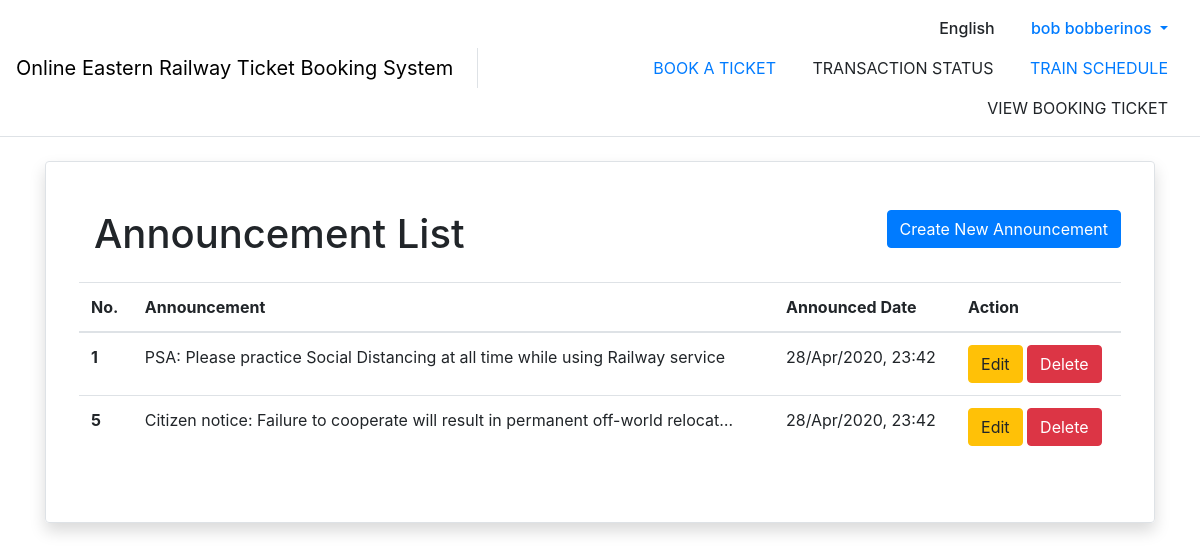
Page /announcement/ (signed in) on the earlier database version.
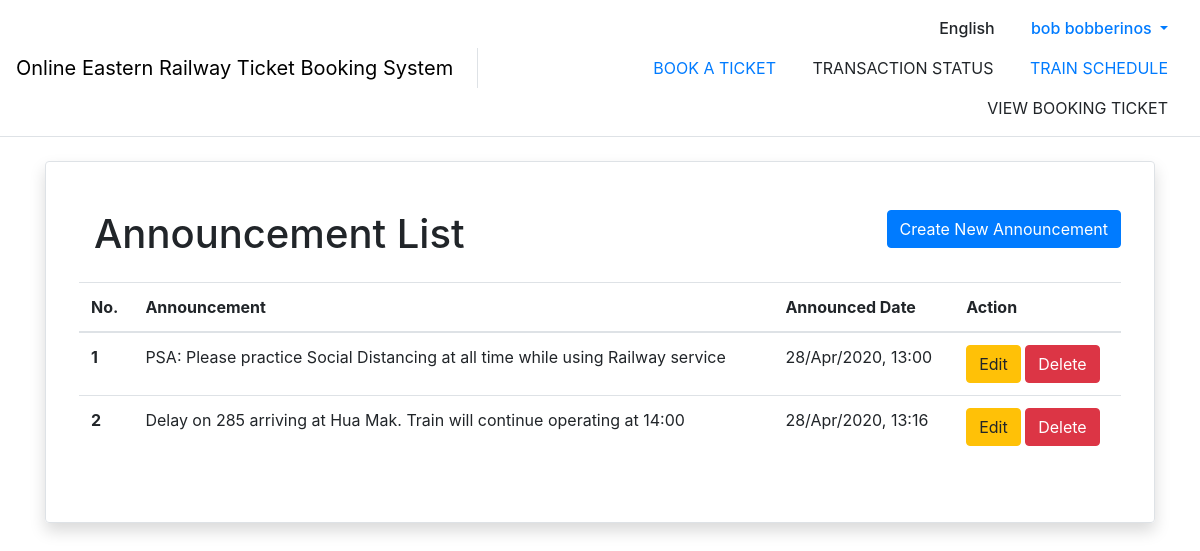
Same page on the later database version.
### announcement/models.py (models this page shows)
class Announcement(models.Model):
    announcer_user = models.ForeignKey(
        Announcer, on_delete=models.CASCADE, null=True)
    announce_text = models.TextField()
    announce_time = models.DateTimeField()
    view_count = models.IntegerField()

### announcement/views.py (the view, shortened to what this page needs)
# urls.py: path('', views.ViewAnnouncement.as_view(), name="viewAnnouncement"),
class ViewAnnouncement(LoginRequiredMixin, View):
    def get(self, request):
        context = prepare_context(request, show_navbar=True)
        user = request.user
        context['user'] = user
        account = Account.objects.get(user_id_id=user.id)
        context['announcement'] = Announcement.objects.filter(announcer_user_id=account.id)
        return render(request, 'announcement/viewAnnouncement.html', context=context)

### account/utils.py (called while the page is built)
def prepare_context(request, show_navbar=True):
    context = {
        'show_navbar': show_navbar
    }
    if request.user.is_authenticated:
        user = User.objects.get(username=request.user.username)
        context['current_user'] = user
    return context

### announcement/templates/announcement/viewAnnouncement.html (shortened to what this page needs)
{% extends "base.html" %}
{% load static %}
{% block content %}
  <div class="my-4">
    <div class="w-100 rounded border shadow p-5">
      <div class="row">
        <a class="col">
          <h1>Announcement List</h1>
          <a href="{% url 'createAnnouncement' %}">
            <div class="btn btn-primary float-right">Create New Announcement</div>
          </a>
          <table class="table mt-3">
            <thead>
            <tr>
              <th scope="col">No.</th>
              <th scope="col">Announcement</th>
              <th scope="col">Announced Date</th>
              <th scope="col">Action</th>
            </tr>
            </thead>
            <tbody>
            {% for a in announcement %}
              <p>
                <a data-toggle="collapse" href="#collapse_{{ a.id }}" role="button" aria-expanded="false"
                   aria-controls="collapse_{{ a.id }}">
                  <tr>
                    <th scope="row">{{ a.id }}</th>
                    <td>{{ a.announce_text|truncatechars:80 }}</td>
                    <td>{{ a.announce_time|date:'d/M/yy' }}, {{ a.announce_time|time:'H:i' }}</td>
                    <td>
                      <a href="{% url 'editAnnouncement' announcement_id=a.id %}">
                        <div class="btn btn-warning">Edit</div>
                      </a>
                      <a href="{% url 'deleteAnnouncement' announcement_id=a.id %}">
                        <div class="btn btn-danger">Delete</div>
                      </a>
                    </td>
                  </tr>
                </a>
              </p>
            {% endfor %}
            </tbody>
          </table>
      </div>
    </div>
  </div>
  </div>
{% endblock content %}

Differences in the rows shown:
removed Announcement: id "5", announce_text "Citizen notice: Failure to cooperate will result in permanent off-world relocat…", announce_time "28/Apr/2020", announce_time "23:42"
changed Announcement "PSA: Please practice Social Distancing at all time while using Railway service": announce_time "23:42" → "13:00"
added Announcement: id "2", announce_text "Delay on 285 arriving at Hua Mak. Train will continue operating at 14:00", announce_time "28/Apr/2020", announce_time "13:16"
